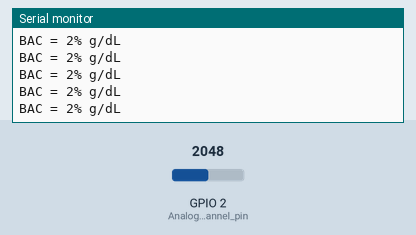
A sketch run on a simulated ESP32. Shown: the last lines printed to the serial monitor. Inputs (shaded band) come from the test bench; at power-on: GPIO 2 (Analog_channel_pin) = 2048. Nothing arrives over Bluetooth unless stated; a phone connects over Bluetooth LE 3 s after start.

Above: at 1.2 s.
1.3 s: GPIO 2 (Analog_channel_pin) set to 2866
At 1.31 s:
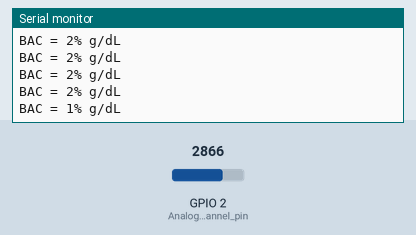
2.8 s: GPIO 2 (Analog_channel_pin) set to 3603
At 2.81 s:
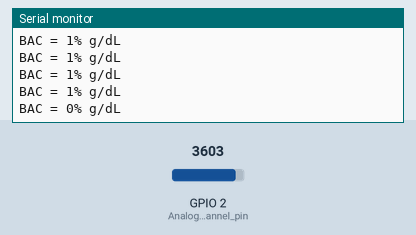
Timing chart, 0 to 5.8 s (numbered marks = the images above; inputs shaded):
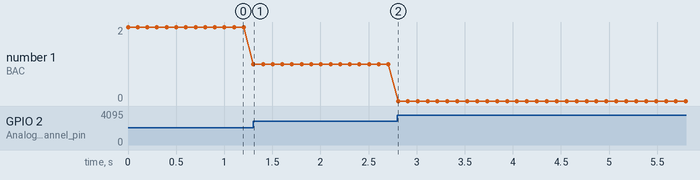

The sketch:

iNTOXICAT_Draft_2.ino
```cpp
#include <BLEDevice.h>
#include <BLEServer.h>
#include <BLEUtils.h>
#include <BLE2902.h>

BLEServer* pServer = NULL;
BLECharacteristic* pCharacteristic = NULL;
bool deviceConnected = false;
bool oldDeviceConnected = false;
//Initialise all the Pins and data type here
const int Analog_channel_pin= 2;
uint32_t BAC = 0;
int ADC_VALUE = 0;
float voltage =0;
float Rs =0;


//Custom UUID Generated from uuidgenerator.net

#define SERVICE_UUID        "cdcd6602-bc18-44fd-9c5e-f33d8176569c"
#define CHARACTERISTIC_UUID "9cfb6dc0-89f7-4176-bed5-0f237a0f5c2d"


class MyServerCallbacks: public BLEServerCallbacks {
    void onConnect(BLEServer* pServer) {
      deviceConnected = true;
    };

    void onDisconnect(BLEServer* pServer) {
      deviceConnected = false;
    }
};


void setup() {
  Serial.begin(115200);

  // Create the BLE Device
  BLEDevice::init("iNTOXICAT ESP32");

  // Create the BLE Server
  pServer = BLEDevice::createServer();
  pServer->setCallbacks(new MyServerCallbacks());

  // Create the BLE Service
  BLEService *pService = pServer->createService(SERVICE_UUID);

  // Create a BLE Characteristic
  pCharacteristic = pService->createCharacteristic(
                      CHARACTERISTIC_UUID,
                      BLECharacteristic::PROPERTY_NOTIFY
                    );

  // https://www.bluetooth.com/specifications/gatt/viewer?attributeXmlFile=org.bluetooth.descriptor.gatt.client_characteristic_configuration.xml
  // Create a BLE Descriptor
  pCharacteristic->addDescriptor(new BLE2902());

  // Start the service
  pService->start();

  // Start advertising
  BLEAdvertising *pAdvertising = BLEDevice::getAdvertising();
  pAdvertising->addServiceUUID(SERVICE_UUID);
  pAdvertising->setScanResponse(false);
  pAdvertising->setMinPreferred(0x0);  // set value to 0x00 to not advertise this parameter
  BLEDevice::startAdvertising();
  Serial.println("Waiting a client connection to notify...");

}

void loop() {
    ADC_VALUE = analogRead(Analog_channel_pin);
    voltage = (ADC_VALUE * 3.3) / (4095);
    Rs = ((5/2*voltage)-1)*2;

    //PPM =306.756/((Rs)^1.6168)
    //Actual BAC = PPM *1.06*10^-4
    //BAC =Actual BAC*10^3

    BAC = 32.516/(pow(Rs,1.6168));

    Serial.print("BAC = ");
    Serial.print(BAC);
    Serial.print("% g/dL");
    Serial.print (" \n\n");
    delay(100);
    // notify changed value
    if (deviceConnected) {
        pCharacteristic->setValue((uint8_t*)&BAC, 4);
        pCharacteristic->notify();
        delay(3); // bluetooth stack will go into congestion, if too many packets are sent, in 6 hours test i was able to go as low as 3ms
    }
    // disconnecting
    if (!deviceConnected && oldDeviceConnected) {
        delay(500); // give the bluetooth stack the chance to get things ready
        pServer->startAdvertising(); // restart advertising
        Serial.println("start advertising");
        oldDeviceConnected = deviceConnected;
    }
    // connecting
    if (deviceConnected && !oldDeviceConnected) {
        // do stuff here on connecting
        oldDeviceConnected = deviceConnected;
    }

}
```

Measured:
- after the input at 1.3 s, the serial monitor: prints a new line at once (image 1)
- after the input at 2.8 s, the serial monitor: prints a new line at once (image 2)
- plotted number 1: 2 → 1 after the input at 1.3 s, 1 → 0 after the input at 2.8 s
